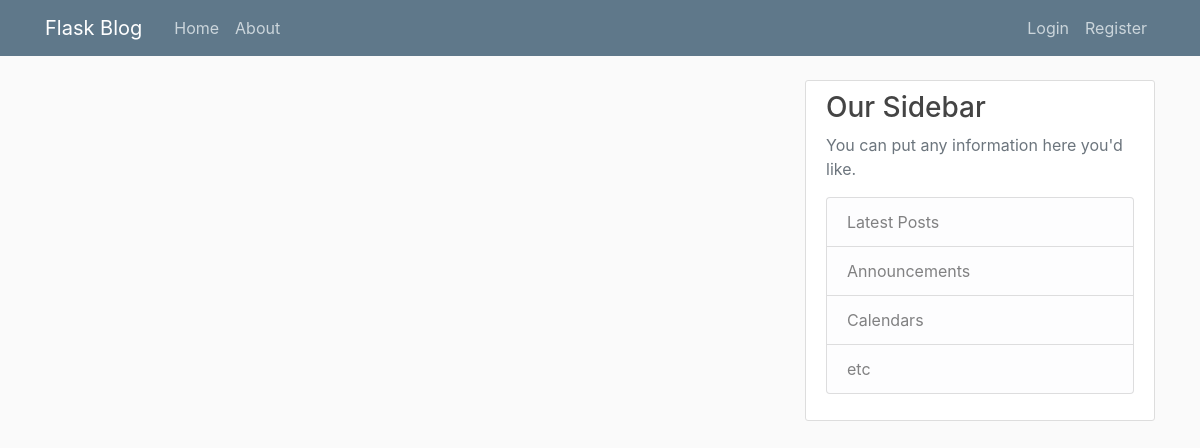
Page /home on the earlier database version.
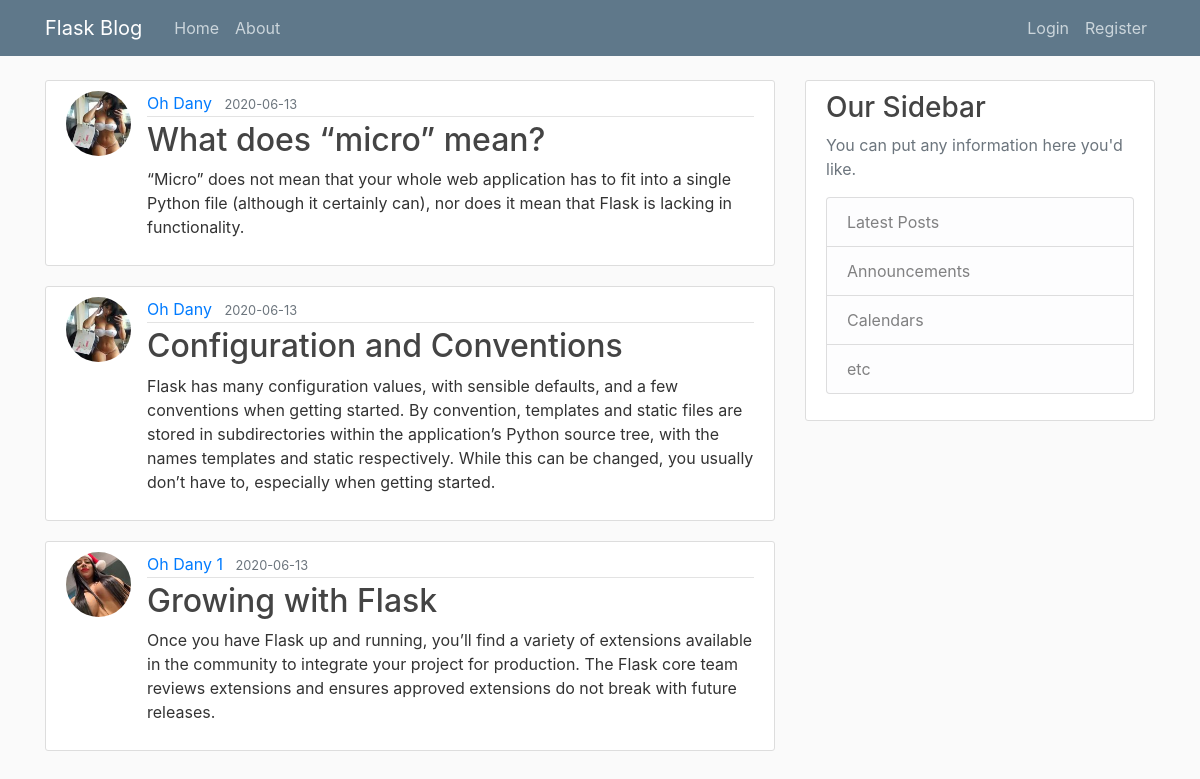
Same page on the later database version.
### flaskblog/models.py (models this page shows, shortened)
class Post(db.Model):
    id = db.Column(db.Integer, primary_key=True)
    title = db.Column(db.String(100), nullable=False)
    date_posted = db.Column(db.DateTime, nullable=False, default=datetime.utcnow)
    content = db.Column(db.Text, nullable=False)
    user_id = db.Column(db.Integer, db.ForeignKey('user.id'), nullable=False)

class User(db.Model, UserMixin):
    id = db.Column(db.Integer, primary_key=True)
    username = db.Column(db.String(20), unique=True, nullable=False)
    email = db.Column(db.String(120), unique=True, nullable=False)
    image_file = db.Column(db.String(20), nullable=False, default='default.jpg')
    password = db.Column(db.String(60), nullable=False)
    posts = db.relationship('Post', backref='author', lazy=True)

### flaskblog/routes.py (the view)
@app.route("/")
@app.route("/home")
def home():
    posts = Post.query.all()
    return render_template('home.html', posts=posts)

### flaskblog/templates/home.html
{% extends "layout.html" %}
{% block content %}
    {% for post in posts %}
        <article class="media content-section">
          <img class="rounded-circle article-img" src="{{ url_for('static', filename='profile_pics/' + post.author.image_file) }}">
          <div class="media-body">
            <div class="article-metadata">
              <a class="mr-2" href="#">{{ post.author.username }}</a>
              <small class="text-muted">{{ post.date_posted.strftime('%Y-%m-%d') }}</small>
            </div>
            <h2><a class="article-title" href="{{ url_for('post', post_id=post.id) }}">{{ post.title }}</a></h2>
            <p class="article-content">{{ post.content }}</p>
          </div>
        </article>
    {% endfor %}
{% endblock content %}

### flaskblog/templates/layout.html (shortened to what this page needs)
<!doctype html>
<html lang="es">
<head>
    <link rel="stylesheet" href="https://stackpath.bootstrapcdn.com/bootstrap/4.5.0/css/bootstrap.min.css">
    <link rel="stylesheet" type="text/css" href="{{ url_for('static', filename='main.css') }}">
</head>
<body>
    <header class="site-header">
      <nav class="navbar navbar-expand-md navbar-dark bg-steel fixed-top">
        <div class="container">
          <a class="navbar-brand mr-4" href="/">Flask Blog</a>
          <div class="collapse navbar-collapse" id="navbarToggle">
            <div class="navbar-nav mr-auto">
              <a class="nav-item nav-link" href="{{ url_for('home') }}">Home</a>
              <a class="nav-item nav-link" href="{{ url_for('about') }}">About</a>
            </div>
            <div class="navbar-nav">
                {% if current_user.is_authenticated %}
                  <a class="nav-item nav-link" href="{{ url_for('new_post') }}">New Post</a>
                  <a class="nav-item nav-link" href="{{ url_for('account') }}">Account</a>
                  <a class="nav-item nav-link" href="{{ url_for('logout') }}">Logout</a>
                {% else %}
                  <a class="nav-item nav-link" href="{{ url_for('login') }}">Login</a>
                  <a class="nav-item nav-link" href="{{ url_for('register') }}">Register</a>
                {% endif %}
            </div>
          </div>
        </div>
      </nav>
    </header>
    <main role="main" class="container">
      <div class="row">
        <div class="col-md-8">
          {% block content %}{% endblock %}
        </div>
        <div class="col-md-4">
          <div class="content-section">
            <h3>Our Sidebar</h3>
            <p class='text-muted'>You can put any information here you'd like.
              <ul class="list-group">
                <li class="list-group-item list-group-item-light">Latest Posts</li>
                <li class="list-group-item list-group-item-light">Announcements</li>
                <li class="list-group-item list-group-item-light">Calendars</li>
                <li class="list-group-item list-group-item-light">etc</li>
              </ul>
            </p>
          </div>
        </div>
      </div>
    </main>
</body>
</html>

### flaskblog/static/main.css (style rules this page uses)
body { background: #fafafa; color: #333333; margin-top: 5rem; }
h1, h2, h3, h4, h5, h6 { color: #444444; }
.bg-steel { background-color: #5f788a; }
.site-header .navbar-nav .nav-link { color: #cbd5db; }
.content-section { background: #ffffff; padding: 10px 20px; border: 1px solid #dddddd; border-radius: 3px; margin-bottom: 20px; }
.article-title { color: #444444; }
.article-content { white-space: pre-line; }
.article-img { height: 65px; width: 65px; margin-right: 16px; }
.article-metadata { padding-bottom: 1px; margin-bottom: 4px; border-bottom: 1px solid #e3e3e3 }

Differences in the rows shown:
added Post: image_file (picture), author.username "Oh Dany", date_posted "2020-06-13", title "What does “micro” mean?", content "“Micro” does not mean that your whole web application has to fit into a single Python file (although it certainly can), nor does it mean that Flask is lacking in functionality."
added Post: image_file (picture), author.username "Oh Dany", date_posted "2020-06-13", title "Configuration and Conventions", content "Flask has many configuration values, with sensible defaults, and a few conventions when getting started. By convention, templates and static files are stored in subdirectories within the application’s Python source tree, with the names templates and static respectively. While this can be changed, you usually don’t have to, especially when getting started."
added Post: image_file (picture), author.username "Oh Dany 1", date_posted "2020-06-13", title "Growing with Flask", content "Once you have Flask up and running, you’ll find a variety of extensions available in the community to integrate your project for production. The Flask core team reviews extensions and ensures approved extensions do not break with future releases."
